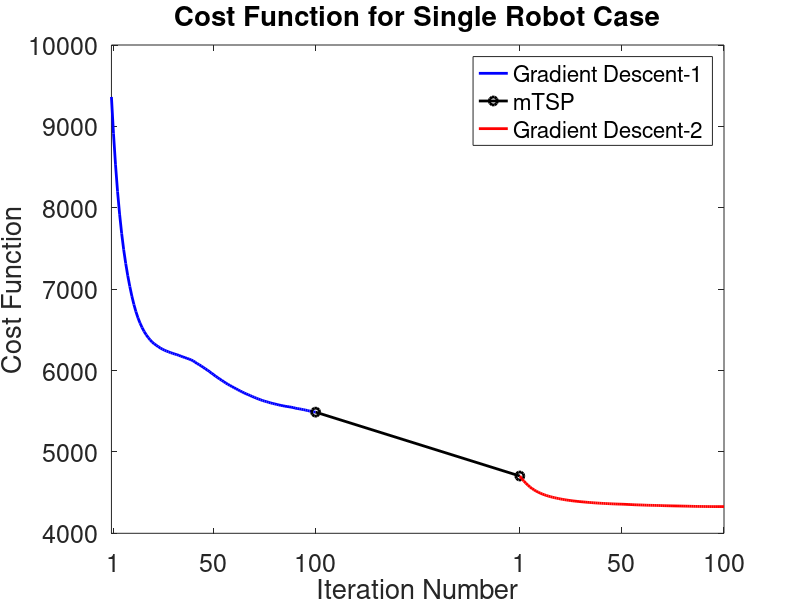

Here is the MATLAB script that generated this plot:
set(0,'DefaultAxesFontSize',18) 
 h1=1e3*[    9.3616
    8.9140
    8.5274
    8.1980
    7.9215
    7.6857
    7.4843
    7.3142
    7.1641
    7.0328
    6.9144
    6.8113
    6.7226
    6.6469
    6.5828
    6.5279
    6.4806
    6.4401
    6.4049
    6.3755
    6.3483
    6.3275
    6.3091
    6.2924
    6.2757
    6.2620
    6.2492
    6.2390
    6.2289
    6.2191
    6.2112
    6.2024
    6.1951
    6.1871
    6.1764
    6.1673
    6.1590
    6.1499
    6.1412
    6.1312
    6.1193
    6.1022
    6.0857
    6.0708
    6.0555
    6.0382
    6.0217
    6.0043
    5.9876
    5.9681
    5.9499
    5.9312
    5.9132
    5.8965
    5.8798
    5.8635
    5.8464
    5.8317
    5.8175
    5.8032
    5.7891
    5.7766
    5.7627
    5.7498
    5.7374
    5.7247
    5.7133
    5.7029
    5.6920
    5.6805
    5.6705
    5.6595
    5.6503
    5.6404
    5.6317
    5.6236
    5.6167
    5.6093
    5.6014
    5.5954
    5.5893
    5.5834
    5.5771
    5.5715
    5.5671
    5.5616
    5.5579
    5.5543
    5.5498
    5.5456
    5.5378
    5.5335
    5.5292
    5.5247
    5.5192
    5.5148
    5.5081
    5.5026
    5.4970
    5.4928
    5.4887]';
h2=1e3*[      4.7039
    4.6705
    4.6407
    4.6141
    4.5901
    4.5687
    4.5497
    4.5327
    4.5181
    4.5052
    4.4935
    4.4829
    4.4733
    4.4647
    4.4569
    4.4499
    4.4433
    4.4374
    4.4316
    4.4265
    4.4214
    4.4170
    4.4125
    4.4086
    4.4050
    4.4014
    4.3983
    4.3954
    4.3928
    4.3903
    4.3880
    4.3857
    4.3834
    4.3812
    4.3792
    4.3771
    4.3753
    4.3732
    4.3716
    4.3701
    4.3686
    4.3670
    4.3659
    4.3645
    4.3634
    4.3620
    4.3611
    4.3601
    4.3590
    4.3585
    4.3576
    4.3567
    4.3556
    4.3545
    4.3534
    4.3523
    4.3507
    4.3497
    4.3490
    4.3480
    4.3474
    4.3461
    4.3453
    4.3444
    4.3439
    4.3434
    4.3428
    4.3421
    4.3415
    4.3410
    4.3397
    4.3391
    4.3385
    4.3379
    4.3373
    4.3367
    4.3362
    4.3358
    4.3354
    4.3348
    4.3342
    4.3337
    4.3332
    4.3327
    4.3318
    4.3313
    4.3306
    4.3302
    4.3299
    4.3296
    4.3294
    4.3289
    4.3287
    4.3285
    4.3283
    4.3281
    4.3281
    4.3281
    4.3281
    4.3282
    4.3279]';
h3=1e3*[ 4.2736];

plot(0:100,h1,'b','linewidth',2);
hold on;
plot([100,200],[h1(end),h2(1)],'k-o','linewidth',2);
hold on;
plot(200:300,h2,'r','linewidth',2);
hold on;
% plot([300,400],[h2(end),h3(1)],'k-o','linewidth',2);
% hold on;
% plot(400:500,h3,'g','linewidth',2);
% hold on;
 title 'Cost Function for Single Robot Case';
xlabel 'Iteration Number';
ylabel 'Cost Function';
legend ('Gradient Descent-1','mTSP','Gradient Descent-2');
set(gca,'xtick',[1,50,100,200,250,300], 'xticklabel',{'1','50','100','1','50','100'});